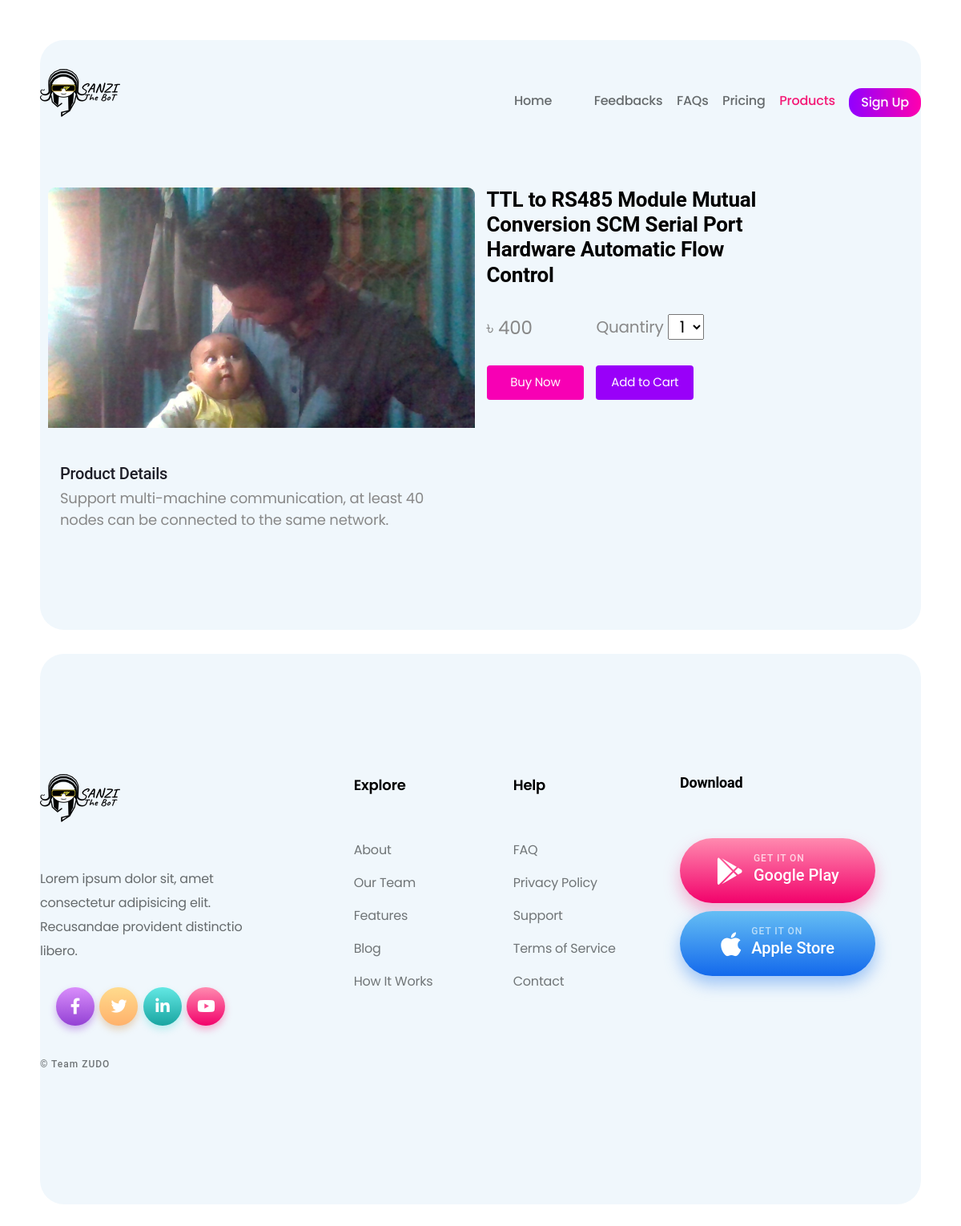
The page /sanzi/single_product.php?product_title=TTL to RS485 Module Mutual Conversion SCM Serial Port Hardware Automatic Flow Control on the database its author committed.
### tables this page shows
CREATE TABLE `all_products` (
  `Product_ID` int(12) NOT NULL,
  `Product_title` varchar(500) NOT NULL,
  `Product_description` varchar(5000) NOT NULL,
  `image` longblob NOT NULL,
  `Product_Price` varchar(10) NOT NULL,
  `Product_Quantity` varchar(50) NOT NULL
);

### sanzi/single_product.php (the view, shortened to what this page needs)
<?php
   include("assets/php/config.php");
?>
<!DOCTYPE html>
<html lang="en">
  <head>
    <link
      rel="stylesheet"
      href="https://maxcdn.bootstrapcdn.com/bootstrap/4.0.0/css/bootstrap.min.css"
    />
    <link rel="stylesheet" href="assets/css/bootstrap.min.css" />
    <link rel="stylesheet" href="assets/css/all.min.css" />
    <link rel="stylesheet" href="assets/css/login_signup.css">
    <link
      rel="stylesheet"
      href="https://unpkg.com/swiper/swiper-bundle.min.css"
    />
    <link rel="stylesheet" href="assets/css/style.css" />
    <link rel="stylesheet" href="assets/css/custom.css" />
    <link rel="stylesheet" href="assets/css/login_signup.css">
    <link rel="stylesheet" href="assets/css/product-page.css">
  </head>
  <body>
    <header class="header header-1">
      <div class="container">
        <div class="header__wrapper">
          <div class="header__logo">
            <a href="index.php">
              <img src="assets/images/logo.png"  alt="SANZI" />
            </a>
          </div>
          <div class="header__nav" id = "header__nav_trig">
            <ul class="header__nav-primary">
              <li><a href="index.php">Home</a></li>
              <li><a href="index.php#feedback">Feedbacks</a></li>
              <li><a href="index.php#faq">FAQs</a></li>
              <li><a href="index.php#pricing">Pricing</a></li>
              <li><a class="menu-active" href="#">Products</a></li>
              <li>
                <?php
                     if(isset($_SESSION['login_user'])){
                      echo "<li class='nav__dropdown dropdown-wrapper' id='menu-2'>
                      <a href='#' class='nav__dropdown-info dropdown-info'>
                        My Account
                      </a>
                      <ul class='nav__dropdown-box dropdown-box'>
                      <li><a href='#'>Console</a></li>
                      <li><a href='#'>Cart</a></li>
                      <li><a href='#'>Order</a></li>
                      <li><a href='#'>My Profile</a></li>
                      <li><a href='assets/php/logout.php'>Log Out</a></li>
                    </ul>
                      ";
                   }else{
                    echo "<a href='#pricing'
                    data-bs-toggle='modal'
                    data-bs-target='#login_join'
                    class='btn btn-success Signup_button'>
                    Sign Up
                  </a>";
                   }
                ?>
              </li>
            </ul>
          </div>
        </div>
      </div>
    </header>
    <?php
        $Product_title = $_GET['product_title'];
        $All_Product_Query = "SELECT * FROM `all_products` WHERE Product_title = '$Product_title'";
        $All_Product_Data = mysqli_query($db,$All_Product_Query);
        $all_product_row = mysqli_fetch_array($All_Product_Data)
    ?>
    <section class="hero">
      <div class="hero__wrapper">
        <div class="container">
          <div class="row ">
            <div class="col-lg-6 mb-5">
                <img class="card-img-top" src="<?php echo $all_product_row['image']; ?>" alt="Product image">
            </div>
            <div class="col-lg-6 mb-5">
                <h2 class="section-heading color-black " style="font-size: 26px">
                <?php echo $all_product_row['Product_title']; ?>
                </h2>
                <form action="abc.php">
                   <div class="row">
                    <div class="col-md-3">
                      <p class="card-text" style="font-size: 23px; margin-top:28px;">
                        ৳ <?php echo $all_product_row['Product_Price']; ?>
                      </p>
                    </div>
                          <div class="col-md-4 card-text" style="font-size: 20px; margin-top:28px;">
                          <level for="number" class="level">Quantiry</level>
                            <select name="quantity_select" id="" style="padding-left: 10px;">
                              <option value="1">1</option>
                            </select>
                          </div>
                        </div>
                      <div class="row mt-5">
                          <div class="col-md-3">
                          <?php
                          if(isset($_SESSION['login_user'])){
                            echo "<a type='submit' href='checkout.php?product_title=$all_product_row[Product_title]'' class='buy_now_button mb-3'>Buy Now</a>";
                        }else{
                          echo "<a href='#pricing'
                          data-bs-toggle='modal'
                          data-bs-target='#login_join'
                          class='buy_now_button mb-3'>
                          Buy Now
                        </a>";
                        }
                      ?>
                      </div>
                    <div class="col-md-3 ">
                    <?php
                     if(isset($_SESSION['login_user'])){
                      echo "<button type='submit' class='add_to_cart_button'>Add to Cart</button>";
                   }
                   else{
                    echo "<a href='#pricing'
                    data-bs-toggle='modal'
                    data-bs-target='#login_join'
                    class='add_to_cart_button' >
                    Add to Cart
                  </a>";
                   }
                ?>
                    </div>
                </div>
                  </form>
            </div>
          </div>
          <div class="row">
            <div class="col-md-6 ">
                   <div class="description">
                      <h2>Product Details</h2>
                      <p>
                      <?php echo $all_product_row['Product_description']; ?>
                      </p>
                   </div>
            </div>
          </div>
        </div>
      </div>
    </section>
    <footer class="footer">
      <div class="footer__wrapper">
        <div class="container">
          <div class="row">
            <div class="col-lg-4">
              <div class="footer__info">
                <div class="footer__info--logo">
                  <img src="assets/images/logo.png" alt="SANZI" />
                </div>
                <div class="footer__info--content">
                  <p class="paragraph dark">
                    Lorem ipsum dolor sit, amet consectetur adipisicing elit. Recusandae provident distinctio libero.
                  </p>
                  <div class="social">
                    <ul>
                      <li class="facebook">
                        <a href="#"><i class="fab fa-facebook-f"></i></a>
                      </li>
                      <li class="twitter">
                        <a href="#"><i class="fab fa-twitter"></i></a>
                      </li>
                      <li class="linkedin">
                        <a href="#"><i class="fab fa-linkedin-in"></i></a>
                      </li>
                      <li class="youtube">
                        <a href="#"><i class="fab fa-youtube"></i></a>
                      </li>
                    </ul>
                  </div>
                </div>
              </div>
            </div>
            <div class="col-lg-8">
              <div class="footer__content-wrapper">
                <div class="footer__list">
                  <ul>
                    <li>Explore</li>
                    <li><a href="#">About</a></li>
                    <li><a href="#">Our Team</a></li>
                    <li><a href="#">Features</a></li>
                    <li><a href="#">Blog</a></li>
                    <li><a href="#">How It Works</a></li>
                  </ul>
                </div>
                <div class="footer__list">
                  <ul>
                    <li>Help</li>
                    <li><a href="#">FAQ</a></li>
                    <li><a href="#">Privacy Policy</a></li>
                    <li><a href="#">Support</a></li>
                    <li><a href="#">Terms of Service</a></li>
                    <li><a href="#">Contact</a></li>
                  </ul>
                </div>
                <div class="download-buttons">
                  <h5>Download</h5>
                  <a href="#" class="google-play">
                    <i class="fab fa-google-play"></i>
                    <div class="button-content">
                      <h6>GET IT ON <span>Google Play</span></h6>
                    </div>
                  </a>
                  <a href="#" class="apple-store">
                    <i class="fab fa-apple"></i>
                    <div class="button-content">
                      <h6>GET IT ON <span>Apple Store</span></h6>
                    </div>
                  </a>
                </div>
              </div>
            </div>
          </div>
          <div class="row">
            <div class="footer__copy">
              <h6>&copy; Team ZUDO</h6>
            </div>
          </div>
        </div>
      </div>
    </footer>
  </body>
</html>

### sanzi/assets/css/custom.css (style rules this page uses)
body { background-color: #fff !important; }
.Signup_button { color: #fff !important; background: linear-gradient(to right, #9100ff, #ff00ae); border: none; padding: 6px 15px; text-align: center; border-radius: 16px; }
.hero__wrapper { border-radius: 3rem !important; }
.hero { width: 100vw; margin-top: 5rem; }

### sanzi/assets/css/product-page.css (style rules this page uses)
.card-text { font-size: 18px; }
.menu-active { color: #f41976 !important; }
.header__nav-primary > li:first-child a { color: #666b6d !important; }

### sanzi/single_product.php (style rules this page uses)
.buy_now_button,.add_to_cart_button { width: 100% !important; display: block !important; padding: 10px 17px; border:none; border-radius: 4px; font-size: 15px; color: #fff; }
.buy_now_button { background-color: #F700B4; transition: 0.3s; text-align: center; }
.add_to_cart_button { background-color: #9900F9; transition: 0.3s; text-align: center; }
.description { width: 100%; border-radius: 8px; padding: 15px; }
.description p { font-size: 18px; }

### rows shown on the page
all_products: image (picture), Product_title "TTL to RS485 Module Mutual Conversion SCM Serial Port Hardware Automatic Flow Control", Product_Price "400", Product_description "Support multi-machine communication, at least 40 nodes can be connected to the same network."
